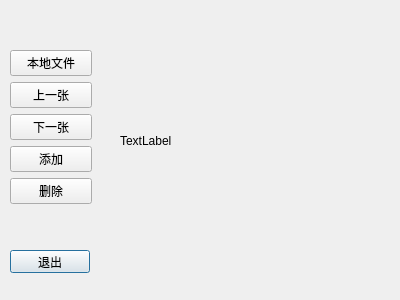
<?xml version="1.0" encoding="UTF-8"?>
<ui version="4.0">
 <class>pic_show</class>
 <widget class="QDialog" name="pic_show">
  <property name="geometry">
   <rect>
    <x>0</x>
    <y>0</y>
    <width>400</width>
    <height>300</height>
   </rect>
  </property>
  <property name="windowTitle">
   <string>Dialog</string>
  </property>
  <widget class="QLabel" name="pic_label">
   <property name="geometry">
    <rect>
     <x>120</x>
     <y>40</y>
     <width>181</width>
     <height>201</height>
    </rect>
   </property>
   <property name="text">
    <string>TextLabel</string>
   </property>
  </widget>
  <widget class="QPushButton" name="quit_Btn">
   <property name="geometry">
    <rect>
     <x>10</x>
     <y>250</y>
     <width>80</width>
     <height>23</height>
    </rect>
   </property>
   <property name="text">
    <string>退出</string>
   </property>
  </widget>
  <widget class="QWidget" name="">
   <property name="geometry">
    <rect>
     <x>10</x>
     <y>50</y>
     <width>82</width>
     <height>156</height>
    </rect>
   </property>
   <layout class="QVBoxLayout" name="verticalLayout">
    <item>
     <widget class="QPushButton" name="file_Btn">
      <property name="text">
       <string>本地文件</string>
      </property>
     </widget>
    </item>
    <item>
     <widget class="QPushButton" name="pre_picBtn">
      <property name="text">
       <string>上一张</string>
      </property>
     </widget>
    </item>
    <item>
     <widget class="QPushButton" name="next_picBtn">
      <property name="text">
       <string>下一张</string>
      </property>
     </widget>
    </item>
    <item>
     <widget class="QPushButton" name="add_Btn">
      <property name="text">
       <string>添加</string>
      </property>
     </widget>
    </item>
    <item>
     <widget class="QPushButton" name="delete_Btn">
      <property name="text">
       <string>删除</string>
      </property>
     </widget>
    </item>
   </layout>
  </widget>
 </widget>
 <resources/>
 <connections/>
</ui>
